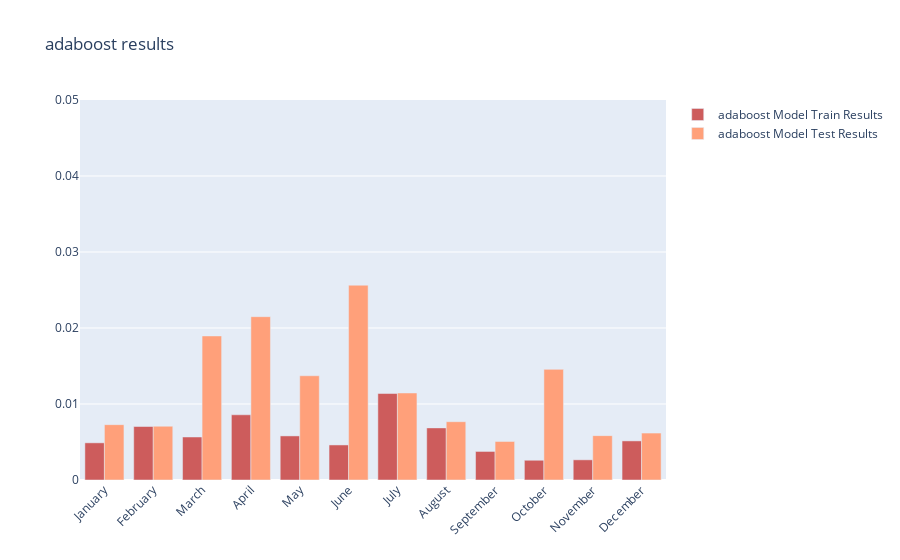

The notebook cell this image was saved under:
### Code cell
plot_resulst(train_errors,test_errors,"adaboost")

### Figure 1 — Plotly figure (JSON) as saved in the notebook; plotly's stock layout.template omitted (floating-point values rounded to 4 significant figures)
{"data": [{"marker": {"color": "indianred"}, "name": "adaboost Model Train Results", "type": "bar", "x": ["January", "February", "March", "April", "May", "June", "July", "August", "September", "October", "November", "December"], "y": [0.004892, 0.007039, 0.005659, 0.008581, 0.0058, 0.004612, 0.01138, 0.006856, 0.003757, 0.002598, 0.002656, 0.005145]}, {"marker": {"color": "lightsalmon"}, "name": "adaboost Model Test Results", "type": "bar", "x": ["January", "February", "March", "April", "May", "June", "July", "August", "September", "October", "November", "December"], "y": [0.00728, 0.007075, 0.01896, 0.02149, 0.01372, 0.02563, 0.01145, 0.007671, 0.00507, 0.01456, 0.005836, 0.006169]}], "layout": {"barmode": "group", "title": {"text": "adaboost results"}, "xaxis": {"tickangle": -45}, "yaxis": {"range": [0, 0.05]}}}
